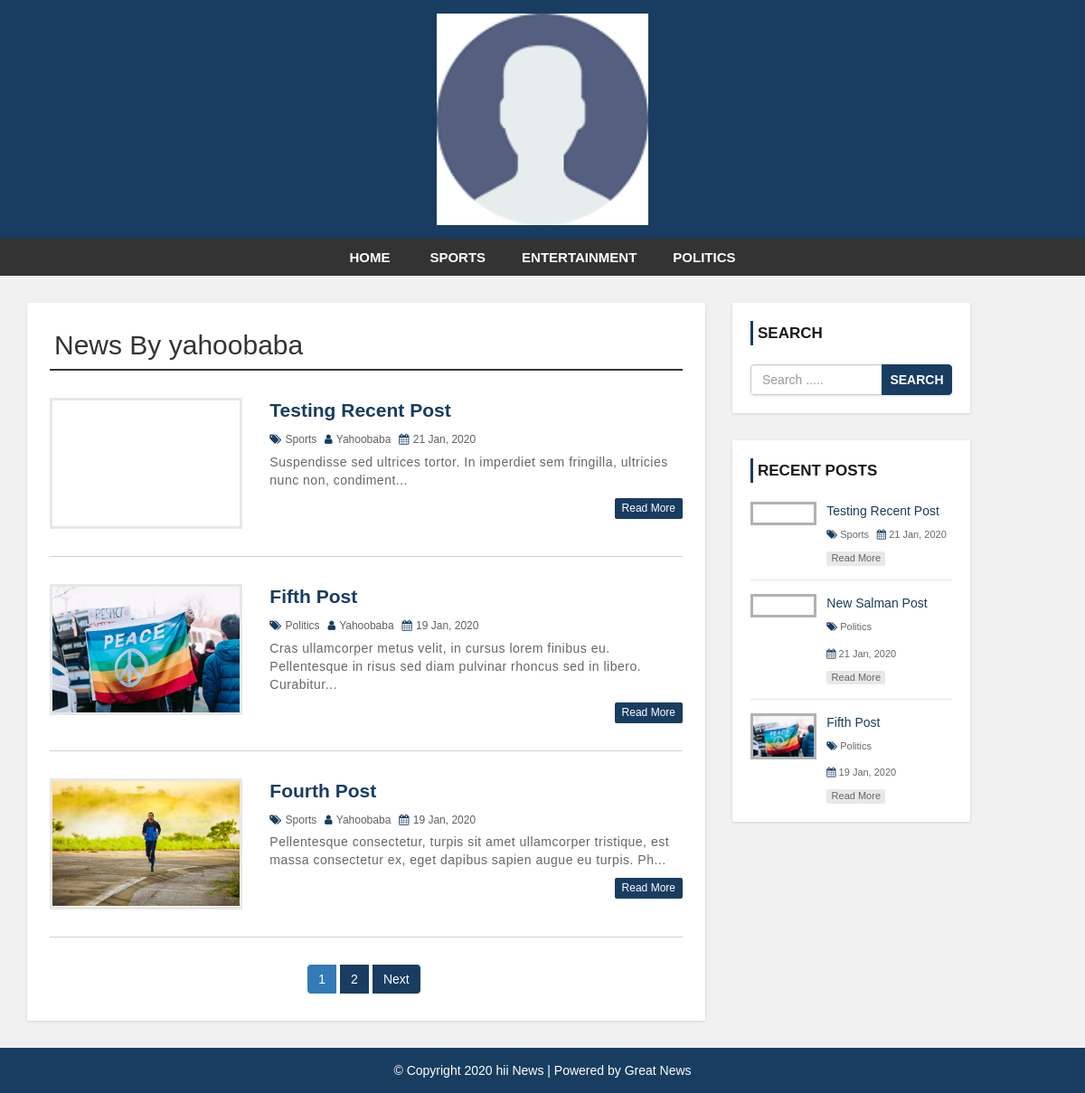
Page /author.php?aid=27 on the committed database.
### tables this page shows
CREATE TABLE `settings` (
  `id` int(11) NOT NULL,
  `websitename` varchar(60) NOT NULL,
  `logo` varchar(50) NOT NULL,
  `footerdesc` varchar(255) NOT NULL
);

CREATE TABLE `category` (
  `category_id` int(11) NOT NULL,
  `category_name` varchar(100) NOT NULL,
  `post` int(11) NOT NULL DEFAULT 0
);

CREATE TABLE `user` (
  `user_id` int(10) UNSIGNED NOT NULL,
  `first_name` varchar(30) NOT NULL,
  `last_name` varchar(30) NOT NULL,
  `username` varchar(30) DEFAULT NULL,
  `password` varchar(40) DEFAULT NULL,
  `role` int(11) NOT NULL
);

CREATE TABLE `post` (
  `post_id` int(11) NOT NULL,
  `title` varchar(100) NOT NULL,
  `description` text NOT NULL,
  `category` varchar(100) NOT NULL,
  `post_date` varchar(50) NOT NULL,
  `author` int(11) NOT NULL,
  `post_img` varchar(100) NOT NULL
);

### config.php (called while the page is built, shortened)
<?php
$hostname = "http://localhost/news-site";
?>

### author.php (the view, shortened to what this page needs)
<?php include 'header.php'; ?>
    <div id="main-content">
      <div class="container">
        <div class="row">
            <div class="col-md-8">
              <div class="post-container">
                <?php
                include "config.php";
                if(isset($_GET['aid'])){
                  $auth_id = $_GET['aid'];
                  $sql1 = "SELECT * FROM post JOIN user
                          ON post.author = user.user_id
                          WHERE post.author = {$auth_id}";
                  $result1 = mysqli_query($conn, $sql1) or die("Query Failed.");
                  $row1 = mysqli_fetch_assoc($result1);
                ?>
                <h2 class="page-heading">News By <?php echo $row1['username']; ?></h2>
                <?php
                  $limit = 3;
                  if(isset($_GET['page'])){
                    $page = $_GET['page'];
                  }else{
                    $page = 1;
                  }
                  $offset = ($page - 1) * $limit;
                  $sql = "SELECT post.post_id, post.title, post.description,post.post_date,post.author,
                  category.category_name,user.username,post.category,post.post_img FROM post
                  LEFT JOIN category ON post.category = category.category_id
                  LEFT JOIN user ON post.author = user.user_id
                  WHERE post.author = {$auth_id}
                  ORDER BY post.post_id DESC LIMIT {$offset},{$limit}";
                  $result = mysqli_query($conn, $sql) or die("Query Failed.");
                  if(mysqli_num_rows($result) > 0){
                    while($row = mysqli_fetch_assoc($result)) {
                ?>
                  <div class="post-content">
                      <div class="row">
                          <div class="col-md-4">
                            <a class="post-img" href="single.php?id=<?php echo $row['post_id']; ?>"><img src="admin/upload/<?php echo $row['post_img']; ?>" alt=""/></a>
                          </div>
                          <div class="col-md-8">
                            <div class="inner-content clearfix">
                                <h3><a href='single.php?id=<?php echo $row['post_id']; ?>'><?php echo $row['title']; ?></a></h3>
                                <div class="post-information">
                                    <span>
                                        <i class="fa fa-tags" aria-hidden="true"></i>
                                        <a href='category.php?cid=<?php echo $row['category']; ?>'><?php echo $row['category_name']; ?></a>
                                    </span>
                                    <span>
                                        <i class="fa fa-user" aria-hidden="true"></i>
                                        <a href='author.php?aid=<?php echo $row['author']; ?>'><?php echo $row['username']; ?></a>
                                    </span>
                                    <span>
                                        <i class="fa fa-calendar" aria-hidden="true"></i>
                                        <?php echo $row['post_date']; ?>
                                    </span>
                                </div>
                                <p class="description">
                                    <?php echo substr($row['description'],0,130) . "..."; ?>
                                </p>
                                <a class='read-more pull-right' href='single.php?id=<?php echo $row['post_id']; ?>'>read more</a>
                            </div>
                          </div>
                      </div>
                  </div>
                  <?php
                    }
                  }else{
                    echo "<h2>No Record Found.</h2>";
                  }
                  if(mysqli_num_rows($result1) > 0){
                    $total_records = mysqli_num_rows($result1);
                    $total_page = ceil($total_records / $limit);
                    echo '<ul class="pagination admin-pagination">';
                    for($i = 1; $i <= $total_page; $i++){
                      if($i == $page){
                        $active = "active";
                      }else{
                        $active = "";
                      }
                      echo '<li class="'.$active.'"><a href="author.php?aid='.$auth_id .'&page='.$i.'">'.$i.'</a></li>';
                    }
                    if($total_page > $page){
                      echo '<li><a href="author.php?aid='.$auth_id .'&page='.($page + 1).'">Next</a></li>';
                    }
                    echo '</ul>';
                  }
                }else{
                  echo "<h2>No Record Found.</h2>";
                }
                  ?>
              </div>
            </div>
            <?php include 'sidebar.php'; ?>
        </div>
      </div>
    </div>
<?php include 'footer.php'; ?>

### header.php (shortened to what this page needs)
<?php
  include "config.php";
?>
<!DOCTYPE html>
<html lang="en">
<head>
    <link rel="stylesheet" href="css/bootstrap.min.css" />
    <link rel="stylesheet" href="css/font-awesome.css">
    <link rel="stylesheet" href="css/style.css">
</head>
<body>
<div id="header">
    <div class="container">
        <div class="row">
            <div class=" col-md-offset-4 col-md-4">
              <?php
                include "config.php";
                $sql = "SELECT * FROM settings";
                $result = mysqli_query($conn, $sql) or die("Query Failed.");
                if(mysqli_num_rows($result) > 0){
                  while($row = mysqli_fetch_assoc($result)) {
                    if($row['logo'] == ""){
                      echo '<a href="index.php"><h1>'.$row['websitename'].'</h1></a>';
                    }else{
                      echo '<a href="index.php" id="logo"><img src="admin/images/'. $row['logo'] .'"></a>';
                    }
                  }
                }
                ?>
            </div>
        </div>
    </div>
</div>
<div id="menu-bar">
    <div class="container">
        <div class="row">
            <div class="col-md-12">
              <?php
                include "config.php";
                $sql = "SELECT * FROM category WHERE post > 0";
                $result = mysqli_query($conn, $sql) or die("Query Failed. : Category");
                if(mysqli_num_rows($result) > 0){
                  $active = "";
              ?>
                <ul class='menu'>
                  <li><a href='<?php echo $hostname; ?>'>Home</a></li>
                  <?php while($row = mysqli_fetch_assoc($result)) {
                    echo "<li><a class='{$active}' href='category.php?cid={$row['category_id']}'>{$row['category_name']}</a></li>";
                  } ?>
                </ul>
                <?php } ?>
            </div>
        </div>
    </div>
</div>

### sidebar.php
<div id="sidebar" class="col-md-3">
    <div class="search-box-container">
        <h4>Search</h4>
        <form class="search-post" action="search.php" method ="GET">
            <div class="input-group">
                <input type="text" name="search" class="form-control" placeholder="Search .....">
                <span class="input-group-btn">
                    <button type="submit" class="btn btn-danger">Search</button>
                </span>
            </div>
        </form>
    </div>
    <div class="recent-post-container">
        <h4>Recent Posts</h4>
        <?php
        include "config.php";
        $limit = 3;
        $sql = "SELECT post.post_id, post.title, post.post_date,
        category.category_name,post.category,post.post_img FROM post
        LEFT JOIN category ON post.category = category.category_id
        ORDER BY post.post_id DESC LIMIT {$limit}";
        $result = mysqli_query($conn, $sql) or die("Query Failed. : Recent Post");
        if(mysqli_num_rows($result) > 0){
          while($row = mysqli_fetch_assoc($result)) {
      ?>
        <div class="recent-post">
            <a class="post-img" href="single.php?id=<?php echo $row['post_id']; ?>">
                <img src="admin/upload/<?php echo $row['post_img']; ?>" alt=""/>
            </a>
            <div class="post-content">
                <h5><a href="single.php?id=<?php echo $row['post_id']; ?>"><?php echo $row['title']; ?></a></h5>
                <span>
                    <i class="fa fa-tags" aria-hidden="true"></i>
                    <a href='category.php?cid=<?php echo $row['category']; ?>'><?php echo $row['category_name']; ?></a>
                </span>
                <span>
                    <i class="fa fa-calendar" aria-hidden="true"></i>
                    <?php echo $row['post_date']; ?>
                </span>
                <a class="read-more" href="single.php?id=<?php echo $row['post_id']; ?>">read more</a>
            </div>
        </div>
    <?php
      }
    }
    ?>
    </div>
</div>

### footer.php
<div id ="footer">
    <div class="container">
        <div class="row">
            <div class="col-md-12">
              <?php
                include "config.php";
                $sql = "SELECT * FROM settings";
                $result = mysqli_query($conn, $sql) or die("Query Failed.");
                if(mysqli_num_rows($result) > 0){
                  while($row = mysqli_fetch_assoc($result)) {
              ?>
                <span><?php echo $row['footerdesc']; ?></span>
              <?php
                }
              }
              ?>
            </div>
        </div>
    </div>
</div>
</body>
</html>

### css/style.css (style rules this page uses)
body { background: #f1f1f1; font-family: sans-serif, arial, Helvetica; }
a, a:hover, a:focus { text-decoration: none; outline: none; }
ul { margin: 0; padding: 0; list-style: none; }
h2.page-heading { margin: 5px 0 30px; padding: 0 5px 10px; border-bottom: 2px solid #333; }
form { background: #fff; padding: 25px; box-shadow: 0 1px 3px rgba(0, 0, 0, 0.13); }
#header { background: #183d61; text-align: center; padding: 15px; }
#logo { display: inline-block; width: 65%; }
#logo img { width: 100%; }
#menu-bar { background: #333; text-align: center; }
#menu-bar .menu>li { display: inline-block; }
.menu>li>a { padding: 10px 20px; display: block; text-transform: uppercase; color: #fff; font-size: 15px; font-weight: 600; transition: all 0.5s ease 0s; }
#main-content { padding: 30px 0; min-height: 750px; }
#main-content .post-container { background-color: #fff; padding: 25px; box-shadow: 0 1px 3px rgba(0, 0, 0, 0.13); }
#main-content .post-content { border-bottom: 1px solid #d1d1d1; padding: 0 0 30px; margin-bottom: 30px; }
#main-content .post-content img { width: 100%; }
#main-content .post-content .post-img { border: 3px solid #e7e7e7; display: block; height: 145px; overflow: hidden; transition: border .3s; }
#main-content .post-content h3 { font-size: 21px; line-height: 28px; font-weight: 600; margin: 0 0 7px; }
#main-content .post-content h3 a { color: #183d61; transition: all 0.3s; }
#main-content .post-content .post-information span { color: #606060; font-size: 12px; text-transform: capitalize; margin: 0 5px 5px 0; display: inline-block; }
#main-content .post-content .post-information i { color: #183d61; margin-right: 1px; }
#main-content .post-content .post-information a { color: #606060; text-decoration: none; }
#main-content .post-content p, #main-content .single-post p { color: #666; font-size: 14px; letter-spacing: 0.5px; margin: 0 0 10px; }
#main-content .post-content a.read-more { color: #fff; background-color: #183d61; font-size: 12px; text-transform: capitalize; padding: 3px 8px; border-radius: 2px; transition: all 0.3s; }
.pagination { display: block; text-align: center; margin: 0; }
.pagination li { display: inline-block; margin: 0 5px 0 0; }
.pagination li a { border: none; background: #183d61; color: #fff; }
i.fa { color: #222; }
#sidebar h4 { color: #1A1A1A; font-size: 17px; line-height: 27px; font-weight: 600; text-transform: uppercase; padding: 0 0 0 5px; margin: 0 0 21px; border-left: 3px solid #183d61; }
#sidebar .search-box-container { background-color: #fff; padding: 20px; margin: 0 0 30px; box-shadow: 0 1px 3px rgba(0, 0, 0, 0.13); }
#sidebar .search-post { padding: 0; }
#sidebar .search-post input { color: #606060; }
#sidebar .search-post .btn { font-weight: 600; text-transform: uppercase; padding: 6px 8px; background-color: #183d61; border-color: #183d61; outline: none; }
#sidebar .recent-post-container { padding: 20px; background: #fff; box-shadow: 0 1px 3px rgba(0, 0, 0, 0.13); }
#sidebar .recent-post { border-bottom: 1px solid #e7e7e7; padding: 0 0 15px; margin: 0 0 15px; }
#sidebar .recent-post:last-child { margin: 0; padding: 0; border: none; }
#sidebar .recent-post .post-img { display: inline-block; width: 33%; border: 3px solid rgba(0, 0, 0, 0.3); vertical-align: top; transition: border .3s; }
#sidebar .recent-post .post-img img { width: 100%; }
#sidebar .recent-post .post-content { width: 65%; display: inline-block; border: none; padding: 0 0 0 7px; margin: 0; }
#sidebar .recent-post h5 { font-size: 14px; line-height: 20px; margin: 0 0 5px; }
#sidebar .recent-post h5 a { color: #183d61; }
#sidebar .recent-post span { color: #666; font-size: 11px; display: inline-block; margin: 0 5px 10px 0; }
#sidebar .recent-post span a { color: #666; }
#sidebar .recent-post span i { color: #183d61; }
#sidebar .recent-post a.read-more { color: #666; background-color: rgba(0, 0, 0, 0.09); width: 65px; font-size: 11px; text-align: center; padding: 0; display: block; transition: all 0.3s; }
#footer { color: #fff; padding: 15px 0; text-align: center; background-color: #183d61; }
#footer a { color: #fff; }

### rows in the picture
settings: logo (picture), footerdesc "© Copyright 2020 hii News | Powered by Great News"
category: category_name "SPORTS"
category: category_name "ENTERTAINMENT"
category: category_name "POLITICS"
user: username "yahoobaba"
post: title "Testing Recent Post", category.category_name "Sports", user.username "Yahoobaba", post_date "21 Jan, 2020", description "Suspendisse sed ultrices tortor. In imperdiet sem fringilla, ultricies nunc non, condiment"
post: post_img (picture), title "Fifth Post", category.category_name "Politics", user.username "Yahoobaba", post_date "19 Jan, 2020", description "Cras ullamcorper metus velit, in cursus lorem finibus eu. Pellentesque in risus sed diam pulvinar rhoncus sed in libero. Curabitur"
post: post_img (picture), title "Fourth Post", category.category_name "Sports", user.username "Yahoobaba", post_date "19 Jan, 2020", description "Pellentesque consectetur, turpis sit amet ullamcorper tristique, est massa consectetur ex, eget dapibus sapien augue eu turpis. Ph"
post: title "New Salman Post", category.category_name "Politics", post_date "21 Jan, 2020"
